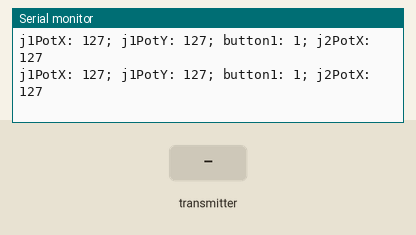
Recording of a sketch running on a simulated Arduino Uno, built with avr-gcc and run on an emulated ATmega328P. On the bench: the last lines printed to the serial monitor. The inputs (shaded band) are chosen by the test bench. No radio packets arrive unless stated.

Above: at 1.2 s.
1.3 s: the transmitter starts sending j1PotX = 64
At 1.41 s:
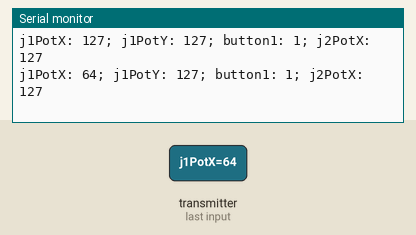
4.3 s: the transmitter starts sending j1PotY = 0
At 4.43 s:
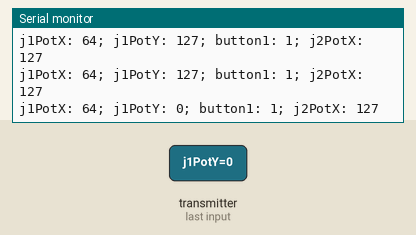
7.3 s: the transmitter starts sending j2PotX = 0
At 7.42 s:
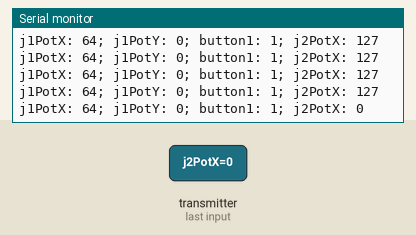
10.3 s: the transmitter starts sending j1PotX = 0
At 10.39 s:
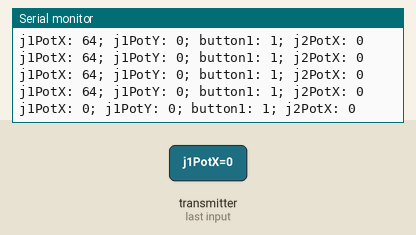
13.3 s: the transmitter starts sending j1PotY = 64
At 13.43 s:
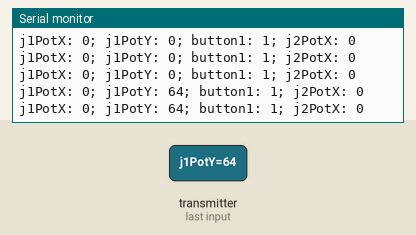
16.3 s: the transmitter starts sending j2PotX = 64
At 16.4 s:
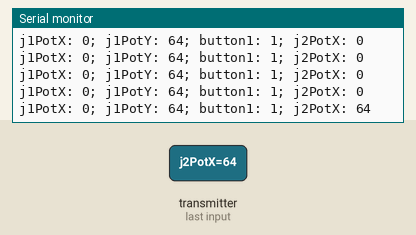
Timing chart, 0 to 19.3 s (numbered marks = the images above; inputs shaded):
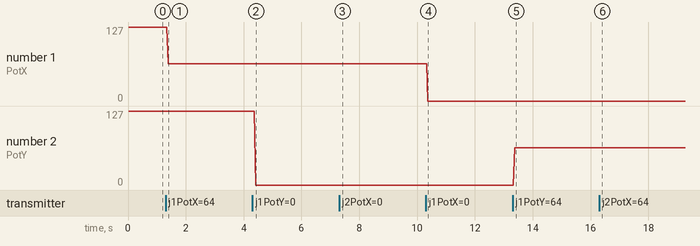

Measured:
- after the input at 1.3 s, the serial monitor: prints a new line after 0.10 s (image 1)
- after the input at 4.3 s, the serial monitor: prints a new line after 0.11 s (image 2)
- after the input at 7.3 s, the serial monitor: prints a new line after 0.11 s (image 3)
- after the input at 10.3 s, the serial monitor: prints a new line after 0.07 s (image 4)
- after the input at 13.3 s, the serial monitor: prints a new line after 0.07 s (image 5)
- after the input at 16.3 s, the serial monitor: prints a new line after 0.08 s (image 6)
- plotted number 1: 127 → 64 after the input at 1.3 s
- plotted number 2: 127 → 0 after the input at 4.3 s

The sketch:

Arduino_RC_Receiver.ino
```cpp
#include <SPI.h>
#include <nRF24L01.h>
#include <RF24.h>
RF24 radio(10, 9);   // nRF24L01 (CE, CSN)
const byte address[6] = "00001";

unsigned long lastReceiveTime = 0;
unsigned long currentTime = 0;

// Max size of this struct is 32 bytes - NRF24L01 buffer limit
struct Data_Package {
  byte j1PotX;
  byte j1PotY;
  byte j1Button;
  byte j2PotX;
  byte j2PotY;
  byte j2Button;
  byte pot1;
  byte pot2;
  byte tSwitch1;
  byte tSwitch2;
  byte button1;
  byte button2;
  byte button3;
  byte button4;
};

Data_Package data; //Create a variable with the above structure

void setup() {
  Serial.begin(9600);
  radio.begin();
  radio.openReadingPipe(0, address);
  radio.setAutoAck(false);
  radio.setDataRate(RF24_250KBPS);
  radio.setPALevel(RF24_PA_LOW);
  radio.startListening(); //  Set the module as receiver
  resetData();
}
void loop() {
  // Check whether there is data to be received
  if (radio.available()) {
    radio.read(&data, sizeof(Data_Package)); // Read the whole data and store it into the 'data' structure
    lastReceiveTime = millis(); // At this moment we have received the data
  }
  // Check whether we keep receving data, or we have a connection between the two modules
  currentTime = millis();
  if ( currentTime - lastReceiveTime > 1000 ) { // If current time is more then 1 second since we have recived the last data, that means we have lost connection
    resetData(); // If connection is lost, reset the data. It prevents unwanted behavior, for example if a drone has a throttle up and we lose connection, it can keep flying unless we reset the values
  }
  // Print the data in the Serial Monitor
  Serial.print("j1PotX: ");
  Serial.print(data.j1PotX);
  Serial.print("; j1PotY: ");
  Serial.print(data.j1PotY);
  Serial.print("; button1: ");
  Serial.print(data.button1);
  Serial.print("; j2PotX: ");
  Serial.println(data.j2PotX);
}

void resetData() {
  // Reset the values when there is no radio connection - Set initial default values
  data.j1PotX = 127;
  data.j1PotY = 127;
  data.j2PotX = 127;
  data.j2PotY = 127;
  data.j1Button = 1;
  data.j2Button = 1;
  data.pot1 = 1;
  data.pot2 = 1;
  data.tSwitch1 = 1;
  data.tSwitch2 = 1;
  data.button1 = 1;
  data.button2 = 1;
  data.button3 = 1;
  data.button4 = 1;
}
```
